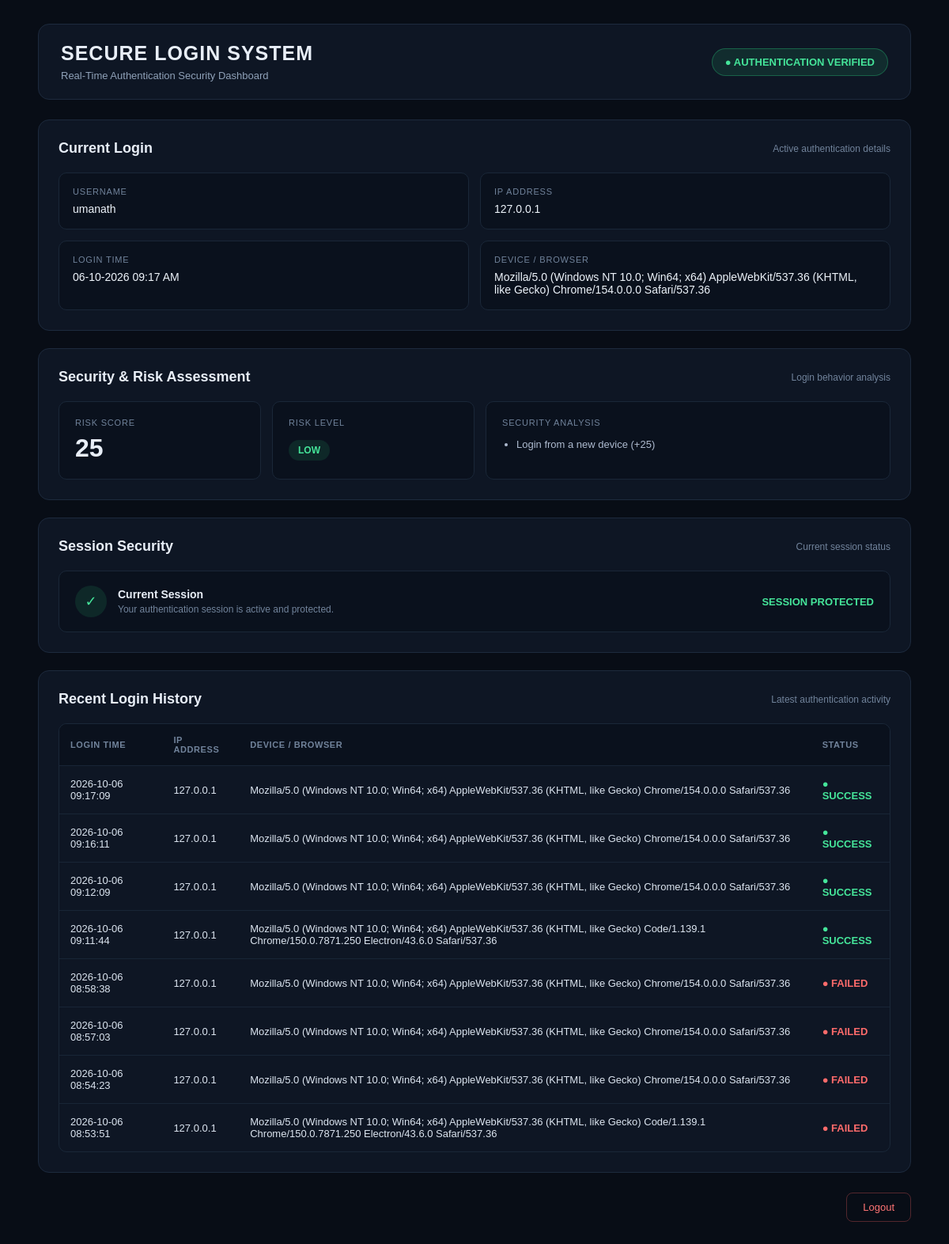
The app's page /dashboard (signed in) with its own data.
### tables this page shows
CREATE TABLE login_history (
    id INTEGER PRIMARY KEY AUTOINCREMENT,
    user_id INTEGER NOT NULL,
    ip_address TEXT,
    device TEXT,
    login_time TIMESTAMP DEFAULT CURRENT_TIMESTAMP,
    risk_score INTEGER DEFAULT 0,
    risk_level TEXT DEFAULT 'LOW'
, username TEXT, status TEXT, timestamp TEXT);

### app.py (the view)
@app.route("/dashboard")
@login_required
def dashboard():
    username = session.get(
        "username"
    )
    history = get_login_history(
        username
    )
    latest_login = None
    if history:
        latest_login = history[0]
    if latest_login:
        ip_address = latest_login["ip_address"]
        device = latest_login["device"]
        raw_timestamp = latest_login["timestamp"]
        try:
            parsed_time = time.strptime(
                raw_timestamp,
                "%Y-%m-%d %H:%M:%S"
            )
            login_time = time.strftime(
                "%d-%m-%Y %I:%M %p",
                parsed_time
            )
        except Exception:
            login_time = raw_timestamp
    else:
        ip_address = "Unknown"
        device = "Unknown Device"
        login_time = "Unknown"
    risk_score = session.get(
        "risk_score",
        0
    )
    risk_level = session.get(
        "risk_level",
        "LOW"
    )
    risk_reasons = session.get(
        "risk_reasons",
        []
    )
    risk = {
        "score": risk_score,
        "level": risk_level,
        "reasons": risk_reasons
    }
    return render_template(
        "dashboard.html",
        username=username,
        ip_address=ip_address,
        ip=ip_address,
        device=device,
        login_time=login_time,
        history=history,
        risk=risk,
        risk_score=risk_score,
        risk_level=risk_level,
        risk_reasons=risk_reasons
    )

### app.py (called while the page is built)
def get_db():
    conn = sqlite3.connect(
        DATABASE,
        timeout=10
    )
    conn.row_factory = sqlite3.Row
    return conn

def login_required(function):
    @wraps(function)
    def wrapper(*args, **kwargs):
        if "user_id" not in session:
            return redirect(
                url_for("login")
            )
        return function(
            *args,
            **kwargs
        )
    return wrapper

def get_login_history(username):
    conn = get_db()
    try:
        history = conn.execute(
            """
            SELECT
                username,
                ip_address,
                device,
                status,
                timestamp

            FROM login_history

            WHERE username = ?

            ORDER BY id DESC

            LIMIT 20
            """,
            (username,)
        ).fetchall()
        return history
    except sqlite3.Error as error:
        app.logger.error(
            f"History error: {error}"
        )
        return []
    finally:
        conn.close()

### templates/dashboard.html (shortened to what this page needs)
<!DOCTYPE html>
<html lang="en">
<head>
</head>
<body>
<div class="container">
    <div class="header">
        <div class="brand">
            <h1>SECURE LOGIN SYSTEM</h1>
            <p>Real-Time Authentication Security Dashboard</p>
        </div>
        <div class="verified">
            ● AUTHENTICATION VERIFIED
        </div>
    </div>
    <div class="section">
        <div class="section-title">
            <h2>Current Login</h2>
            <span>Active authentication details</span>
        </div>
        <div class="current-grid">
            <div class="info-box">
                <div class="label">Username</div>
                <div class="value">{{ username }}</div>
            </div>
            <div class="info-box">
                <div class="label">IP Address</div>
                <div class="value">{{ ip }}</div>
            </div>
            <div class="info-box">
                <div class="label">Login Time</div>
                <div class="value">{{ login_time }}</div>
            </div>
            <div class="info-box">
                <div class="label">Device / Browser</div>
                <div class="value">{{ device }}</div>
            </div>
        </div>
    </div>
    <div class="section">
        <div class="section-title">
            <h2>Security & Risk Assessment</h2>
            <span>Login behavior analysis</span>
        </div>
        <div class="risk-grid">
            <div class="risk-card">
                <div class="label">Risk Score</div>
                <div class="risk-score">
                    {{ risk.score }}
                </div>
            </div>
            <div class="risk-card">
                <div class="label">Risk Level</div>
                <div class="risk-level">
                    {{ risk.level }}
                </div>
            </div>
            <div class="risk-card">
                <div class="label">Security Analysis</div>
                {% if risk.reasons %}
                    <ul class="reason-list">
                        {% for reason in risk.reasons %}
                            <li>{{ reason }}</li>
                        {% endfor %}
                    </ul>
                {% else %}
                    <div class="value" style="margin-top:10px;">
                        No suspicious activity detected.
                    </div>
                {% endif %}
            </div>
        </div>
    </div>
    <div class="section">
        <div class="section-title">
            <h2>Session Security</h2>
            <span>Current session status</span>
        </div>
        <div class="session-box">
            <div class="session-left">
                <div class="session-icon">
                    ✓
                </div>
                <div>
                    <div class="session-title">
                        Current Session
                    </div>
                    <div class="session-text">
                        Your authentication session is active and protected.
                    </div>
                </div>
            </div>
            <div class="protected">
                SESSION PROTECTED
            </div>
        </div>
    </div>
    <div class="section">
        <div class="section-title">
            <h2>Recent Login History</h2>
            <span>Latest authentication activity</span>
        </div>
        <div class="table-wrapper">
            <table>
                <thead>
                    <tr>
                        <th>Login Time</th>
                        <th>IP Address</th>
                        <th>Device / Browser</th>
                        <th>Status</th>
                    </tr>
                </thead>
                <tbody>
                {% if history %}
                    {% for row in history %}
                    <tr>
                        <td>
                            {{ row[4] }}
                        </td>
                        <td>
                            {{ row[1] }}
                        </td>
                        <td>
                            {{ row[2] }}
                        </td>
                        <td>
                            {% if row[3] == "Success" %}
                                <span class="status-success">
                                    ● SUCCESS
                                </span>
                            {% else %}
                                <span class="status-failed">
                                    ● FAILED
                                </span>
                            {% endif %}
                        </td>
                    </tr>
                    {% endfor %}
                {% else %}
                    <tr>
                        <td colspan="4" style="text-align:center; color:#71839b;">
                            No login history available.
                        </td>
                    </tr>
                {% endif %}
                </tbody>
            </table>
        </div>
    </div>
    <div class="bottom">
        <a href="{{ url_for('logout') }}" class="logout">
            Logout
        </a>
    </div>
</div>
</body>
</html>

### templates/dashboard.html (style rules this page uses)
* { box-sizing: border-box; margin: 0; padding: 0; }
body { font-family: Arial, Helvetica, sans-serif; background: #080d16; color: #e8eef7; min-height: 100vh; }
.container { width: 92%; max-width: 1200px; margin: auto; padding: 30px 0 50px; }
.header { display: flex; justify-content: space-between; align-items: center; padding: 22px 28px; background: #0e1624; border: 1px solid #1d2a3d; border-radius: 14px; margin-bottom: 25px; }
.brand h1 { font-size: 25px; letter-spacing: 1px; }
.brand p { color: #8fa1b8; font-size: 13px; margin-top: 6px; }
.verified { padding: 9px 16px; border-radius: 20px; background: rgba(40, 200, 120, 0.12); border: 1px solid rgba(40, 200, 120, 0.35); color: #45e59a; font-size: 13px; font-weight: bold; }
.section { background: #0e1624; border: 1px solid #1d2a3d; border-radius: 14px; padding: 25px; margin-bottom: 22px; }
.section-title { display: flex; justify-content: space-between; align-items: center; margin-bottom: 20px; }
.section-title h2 { font-size: 18px; }
.section-title span { color: #71839b; font-size: 12px; }
.current-grid { display: grid; grid-template-columns: repeat(2, 1fr); gap: 14px; }
.info-box { background: #0a111d; border: 1px solid #1a2738; border-radius: 10px; padding: 17px; }
.label { color: #71839b; font-size: 11px; text-transform: uppercase; letter-spacing: 0.8px; margin-bottom: 8px; }
.value { font-size: 14px; color: #edf3fa; word-break: break-word; }
.risk-grid { display: grid; grid-template-columns: 1fr 1fr 2fr; gap: 14px; }
.risk-card { background: #0a111d; border: 1px solid #1a2738; border-radius: 10px; padding: 20px; }
.risk-score { font-size: 32px; font-weight: bold; margin-top: 5px; }
.risk-level { display: inline-block; margin-top: 8px; padding: 6px 12px; border-radius: 15px; background: rgba(40, 200, 120, 0.12); color: #45e59a; font-size: 12px; font-weight: bold; }
.reason-list { margin-top: 10px; padding-left: 18px; color: #aebbd0; font-size: 13px; line-height: 1.8; }
.session-box { display: flex; align-items: center; justify-content: space-between; background: #0a111d; border: 1px solid #1a2738; border-radius: 10px; padding: 18px 20px; }
.session-left { display: flex; align-items: center; gap: 14px; }
.session-icon { width: 40px; height: 40px; border-radius: 50%; display: flex; align-items: center; justify-content: center; background: rgba(40, 200, 120, 0.12); color: #45e59a; font-size: 18px; }
.session-title { font-weight: bold; font-size: 14px; }
.session-text { color: #71839b; font-size: 12px; margin-top: 4px; }
.protected { color: #45e59a; font-size: 13px; font-weight: bold; }
.table-wrapper { overflow-x: auto; border-radius: 10px; border: 1px solid #1a2738; }
table { width: 100%; border-collapse: collapse; min-width: 750px; }
th { background: #0a111d; color: #71839b; text-align: left; padding: 14px; font-size: 11px; text-transform: uppercase; letter-spacing: 0.6px; }
td { padding: 15px 14px; border-top: 1px solid #182536; font-size: 13px; color: #dce5f0; }
.status-success { color: #45e59a; font-weight: bold; }
.status-failed { color: #ff6b6b; font-weight: bold; }
.bottom { display: flex; justify-content: flex-end; margin-top: 25px; }
.logout { text-decoration: none; color: #ff7474; border: 1px solid rgba(255, 100, 100, 0.3); padding: 10px 20px; border-radius: 8px; font-size: 13px; transition: 0.2s; }

### records on screen
login_history: ip_address "127.0.0.1", device "Mozilla/5.0 (Windows NT 10.0; Win64; x64) AppleWebKit/537.36 (KHTML, like Gecko) Chrome/154.0.0.0 Safari/537.36", timestamp "2026-10-06 09:17:09", status "● SUCCESS"
login_history: timestamp "2026-10-06 09:16:11", ip_address "127.0.0.1", device "Mozilla/5.0 (Windows NT 10.0; Win64; x64) AppleWebKit/537.36 (KHTML, like Gecko) Chrome/154.0.0.0 Safari/537.36", status "● SUCCESS"
login_history: timestamp "2026-10-06 09:12:09", ip_address "127.0.0.1", device "Mozilla/5.0 (Windows NT 10.0; Win64; x64) AppleWebKit/537.36 (KHTML, like Gecko) Chrome/154.0.0.0 Safari/537.36", status "● SUCCESS"
login_history: timestamp "2026-10-06 09:11:44", ip_address "127.0.0.1", device "Mozilla/5.0 (Windows NT 10.0; Win64; x64) AppleWebKit/537.36 (KHTML, like Gecko) Code/1.139.1 Chrome/150.0.7871.250 Electron/43.6.0 Safari/537.36", status "● SUCCESS"
login_history: timestamp "2026-10-06 08:58:38", ip_address "127.0.0.1", device "Mozilla/5.0 (Windows NT 10.0; Win64; x64) AppleWebKit/537.36 (KHTML, like Gecko) Chrome/154.0.0.0 Safari/537.36", status "● FAILED"
login_history: timestamp "2026-10-06 08:57:03", ip_address "127.0.0.1", device "Mozilla/5.0 (Windows NT 10.0; Win64; x64) AppleWebKit/537.36 (KHTML, like Gecko) Chrome/154.0.0.0 Safari/537.36", status "● FAILED"
login_history: timestamp "2026-10-06 08:54:23", ip_address "127.0.0.1", device "Mozilla/5.0 (Windows NT 10.0; Win64; x64) AppleWebKit/537.36 (KHTML, like Gecko) Chrome/154.0.0.0 Safari/537.36", status "● FAILED"
login_history: timestamp "2026-10-06 08:53:51", ip_address "127.0.0.1", device "Mozilla/5.0 (Windows NT 10.0; Win64; x64) AppleWebKit/537.36 (KHTML, like Gecko) Code/1.139.1 Chrome/150.0.7871.250 Electron/43.6.0 Safari/537.36", status "● FAILED"

### other values on screen
{{ username }} "umanath"
{{ login_time }} "06-10-2026 09:17 AM"
{{ risk.score }} "25"
{{ risk.level }} "LOW"
{{ reason }} "Login from a new device (+25)"
